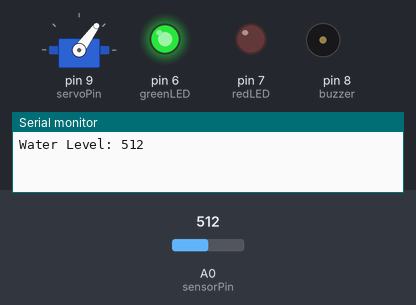
Recording of a sketch running on a simulated Arduino Uno, built with avr-gcc and run on an emulated ATmega328P. Shown: servo, output pins drawn as LEDs (lit = HIGH), buzzer (waves = sounding), the last lines printed to the serial monitor. Inputs (shaded band) come from the test bench; at power-on: A0 (sensorPin) = 512.

Above: at 4.2 s.
4.3 s: A0 (sensorPin) set to 492
At 4.51 s:
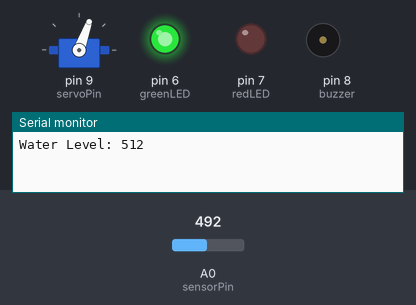
At 5.38 s:
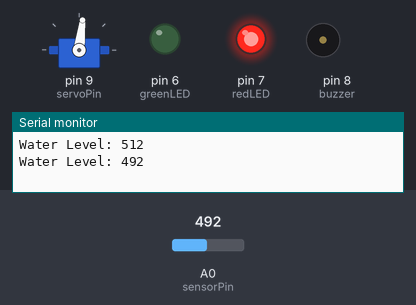
7.3 s: A0 (sensorPin) set to 510
At 13.3 s:
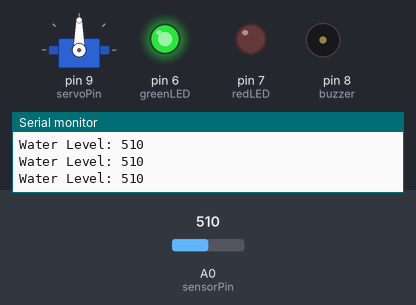
Timing chart, 0 to 14.8 s (numbered marks = the images above; inputs shaded):
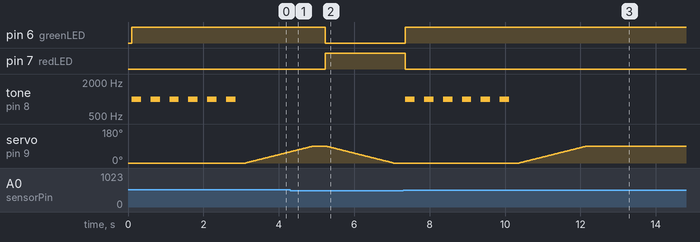

Measured:
- the behaviour switches between 500 and 499 on A0 (sensorPin) (found by bisection; images 0 and 1)
- after the input at 4.3 s, pin 6 (greenLED): HIGH → LOW after 0.93 s; pin 7 (redLED): LOW → HIGH after 0.93 s
- after the input at 7.3 s, pin 6 (greenLED): LOW → HIGH after 0.06 s; pin 7 (redLED): HIGH → LOW after 0.06 s; tone on pin 8 (buzzer): alternates 1000 Hz for 0.25 s and silent for 0.25 s, 12 changes in all, then stays silent, starting after 0.06 s; servo on pin 9 (servoPin): moves from 0° to 90° over 1.8 s, starting after 3.1 s
- by itself, tone on pin 8 (buzzer): alternates 1000 Hz for 0.25 s and silent for 0.25 s, 12 changes in all, then stays silent

The sketch:

watermonitoring_system.ino
```cpp
#include <Servo.h>

const int sensorPin = A0;
const int greenLED = 6;
const int redLED = 7;
const int buzzer = 8;
const int servoPin = 9;

Servo gateServo;

bool gateOpen = false;

void setup() {
  pinMode(greenLED, OUTPUT);
  pinMode(redLED, OUTPUT);
  pinMode(buzzer, OUTPUT);

  gateServo.attach(servoPin);
  gateServo.write(0);   // Closed position

  Serial.begin(9600);
}

void loop() {

  // Average 10 readings
  long sum = 0;
  for (int i = 0; i < 10; i++) {
    sum += analogRead(sensorPin);
    delay(10);
  }

  int waterLevel = sum / 10;

  Serial.print("Water Level: ");
  Serial.println(waterLevel);

  if (waterLevel >= 500) {

    digitalWrite(greenLED, HIGH);
    digitalWrite(redLED, LOW);

    // Only trigger once
    if (!gateOpen) {

      // 3-second warning sound
      for (int i = 0; i < 6; i++) {
        tone(buzzer, 1000);   // 1000 Hz
        delay(250);
        noTone(buzzer);
        delay(250);
      }

      // Slowly open servo
      for (int angle = 0; angle <= 90; angle++) {
        gateServo.write(angle);
        delay(20);
      }

      gateOpen = true;
    }

  } else {

    digitalWrite(greenLED, LOW);
    digitalWrite(redLED, HIGH);

    noTone(buzzer);

    // Close servo only once
    if (gateOpen) {

      for (int angle = 90; angle >= 0; angle--) {
        gateServo.write(angle);
        delay(20);
      }

      gateOpen = false;
    }
  }

  delay(200);
}
```
